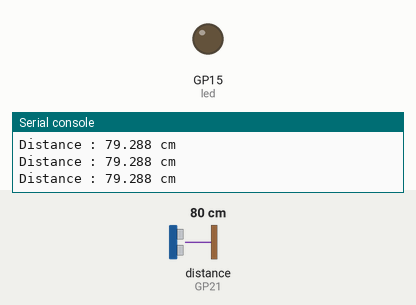
The program below on a simulated Raspberry Pi Pico running MicroPython. Parts: output pins drawn as LEDs (lit = HIGH), the last lines printed to the serial console. The inputs (shaded band) are chosen by the test bench; at power-on: distance to the obstacle (sensor on GP21) 80 cm. The echo pulse lasts 58.3 µs per cm; pins used as bus, display or sensor lines are not drawn.

Above: at 1.2 s.
1.3 s: distance to the obstacle (sensor on GP21) set to 9 cm
2.8 s: distance to the obstacle (sensor on GP21) set to 6 cm
At 3.9 s:
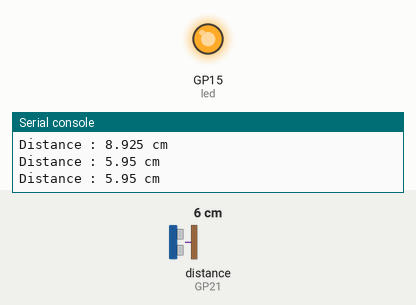
4.5 s: distance to the obstacle (sensor on GP21) set to 18 cm
At 5.4 s:
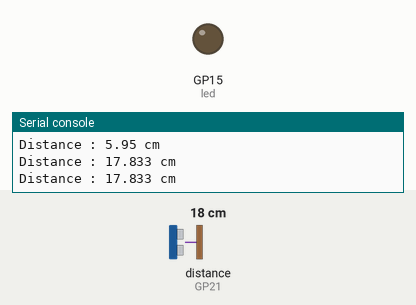
6.3 s: distance to the obstacle (sensor on GP21) set to 2 cm
At 6.7 s:
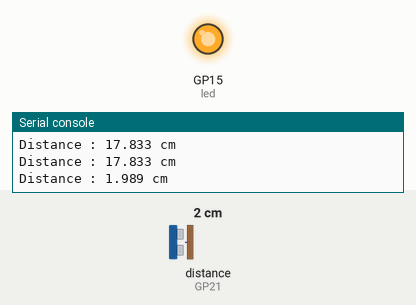
Timing chart, 0 to 8.8 s (numbered marks = the images above; inputs shaded):
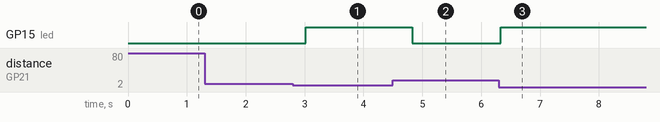

Measured:
- the behaviour switches between 8 and 7 cm on distance to the obstacle (sensor on GP21) (found by bisection; images 0 and 1)
- after the input at 2.8 s, GP15 (led): LOW → HIGH after 0.22 s
- after the input at 4.5 s, GP15 (led): HIGH → LOW after 0.33 s
- after the input at 6.3 s, GP15 (led): LOW → HIGH at once

The program:

ultrasonic_sensor.py
```python
from machine import Pin, time_pulse_us
import time

SOUND_SPEED=340 # Vitesse du son dans l'air
TRIG_PULSE_DURATION_US=10

trig_pin = Pin(20, Pin.OUT) # Broche GP15 de la Pico
echo_pin = Pin(21, Pin.IN)  # Broche GP14 de la Pico

led = Pin(15, Pin.OUT)

while True:
    trig_pin.value(0)
    time.sleep_us(5)
    trig_pin.value(1)
    time.sleep_us(TRIG_PULSE_DURATION_US)
    trig_pin.value(0)

    ultrason_duration = time_pulse_us(echo_pin, 1, 30000)  # Renvoie le temps de propagation de l'onde (en µs)
    distance_cm = SOUND_SPEED * ultrason_duration / 20000
    print(f"Distance : {distance_cm} cm")
    if distance_cm <= 7:
        led.value(1)
        time.sleep(0.1)
    else:
        led.value(0)
    time.sleep_ms(500)
```
